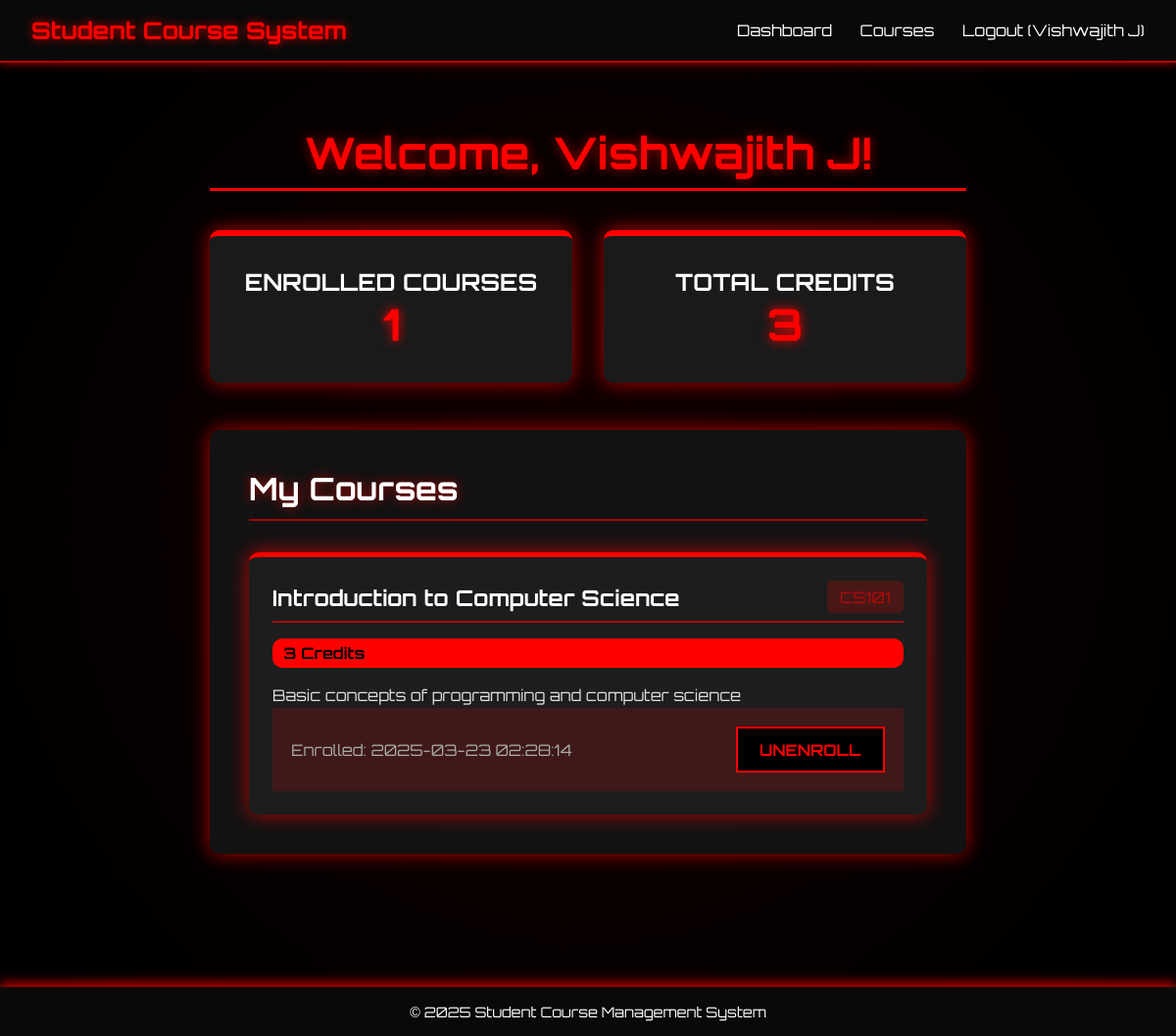
/dashboard (signed in), run on the app's committed database.
### tables this page shows
CREATE TABLE enrollments (
        id INTEGER PRIMARY KEY AUTOINCREMENT,
        user_id INTEGER NOT NULL,
        course_id INTEGER NOT NULL,
        enrollment_date TIMESTAMP DEFAULT CURRENT_TIMESTAMP,
        FOREIGN KEY (user_id) REFERENCES users(id) ON DELETE CASCADE,
        FOREIGN KEY (course_id) REFERENCES courses(id) ON DELETE CASCADE,
        UNIQUE (user_id, course_id)
    );

CREATE TABLE courses (
        id INTEGER PRIMARY KEY AUTOINCREMENT,
        code TEXT NOT NULL UNIQUE,
        title TEXT NOT NULL,
        description TEXT,
        credits INTEGER DEFAULT 3,
        created_at TIMESTAMP DEFAULT CURRENT_TIMESTAMP
    );

### app.py (the view)
@app.route('/dashboard')
@login_required
def dashboard():
    enrollment_model = Enrollment()
    enrollments = enrollment_model.get_user_enrollments(session['user_id'])
    return render_template('dashboard.html',
                          enrollments=enrollments,
                          user_name=session['user_name'])

### app.py (called while the page is built)
def login_required(f):
    @wraps(f)
    def decorated_function(*args, **kwargs):
        if 'user_id' not in session:
            flash('Please login first', 'danger')
            return redirect(url_for('login'))
        return f(*args, **kwargs)
    return decorated_function

### models.py (called while the page is built)
    def connect(self):
        try:
            self.connection = sqlite3.connect(DB_FILE)
            self.connection.row_factory = sqlite3.Row
        except Error as e:
            print(f"Error connecting to SQLite database: {e}")

    def execute_query(self, query, params=None):
        try:
            if not self.connection:
                self.connect()
            cursor = self.connection.cursor()
            cursor.execute(query, params or ())
            self.connection.commit()
            return cursor
        except Error as e:
            print(f"Error executing query: {e}")
            return None

    def fetch_all(self, query, params=None):
        cursor = self.execute_query(query, params)
        results = []
        if cursor:
            try:
                results = [dict(row) for row in cursor.fetchall()]
            finally:
                cursor.close()
        return results

    def get_user_enrollments(self, user_id):
        query = """
        SELECT c.*, e.enrollment_date
        FROM courses c
        JOIN enrollments e ON c.id = e.course_id
        WHERE e.user_id = ?
        ORDER BY e.enrollment_date DESC
        """
        return self.fetch_all(query, (user_id,))

### templates/dashboard.html (shortened to what this page needs)
{% extends "base.html" %}
{% block styles %}
<link rel="stylesheet" href="{{ url_for('static', filename='css/dashboard.css') }}">
{% endblock %}
{% block content %}
<div class="dashboard-container">
    <h1>Welcome, {{ user_name }}!</h1>
    <div class="dashboard-stats">
        <div class="stat-card">
            <h3>Enrolled Courses</h3>
            <p class="stat-number">{{ enrollments|length }}</p>
        </div>
        <div class="stat-card">
            <h3>Total Credits</h3>
            <p class="stat-number" id="total-credits">0</p>
        </div>
    </div>
    <div class="dashboard-section">
        <h2>My Courses</h2>
        {% if enrollments %}
            <div class="course-list">
                {% for course in enrollments %}
                    <div class="course-item" data-credits="{{ course.credits }}">
                        <div class="course-header">
                            <h3>{{ course.title }}</h3>
                            <span class="course-code">{{ course.code }}</span>
                        </div>
                        <span class="course-credits">{{ course.credits }} Credits</span>
                        <p class="course-description">{{ course.description }}</p>
                        <div class="course-footer">
                            <span>Enrolled: {{ course.enrollment_date }}</span>
                            <a href="{{ url_for('unenroll', course_id=course.id) }}" class="btn-unenroll" data-course-id="{{ course.id }}">Unenroll</a>
                        </div>
                    </div>
                {% endfor %}
            </div>
        {% else %}
            <div class="empty-state">
                <p class="browse-text">You are not enrolled in any courses yet.</p>
                <a href="{{ url_for('courses') }}" class="btn-browse">Browse Courses</a>
            </div>
        {% endif %}
    </div>
</div>
{% endblock %}

### static/css/base.css (style rules this page uses)
* { margin: 0; padding: 0; box-sizing: border-box; }
body { background: radial-gradient(circle at center, #110000 10%, #000 90%); color: white; font-family: 'Orbitron', sans-serif; }

### static/css/dashboard.css (style rules this page uses)
:root { --primary: #ff0000; --primary-light: rgba(255, 0, 0, 0.6); --primary-dark: #990000; --secondary: #1a1a1a; --text-light: #ffffff; --border-radius: 10px; --shadow: 0px 0px 20px rgba(255, 0, 0, 0.7); --transition: 0.3s ease-in-out; }
.dashboard-container { max-width: 1300px; margin: 0 auto; padding: 2rem; color: var(--text-light); }
.dashboard-container h1 { color: var(--primary); margin-bottom: 2.5rem; padding-bottom: 0.5rem; border-bottom: 3px solid var(--primary); text-shadow: 0 0 12px var(--primary-light); font-size: 2.8rem; text-align: center; }
.dashboard-stats { display: grid; grid-template-columns: repeat(auto-fit, minmax(280px, 1fr)); gap: 2rem; margin-bottom: 3rem; }
.stat-card { background: var(--secondary); border-radius: var(--border-radius); padding: 2rem; text-align: center; box-shadow: var(--shadow); transition: var(--transition); border-top: 6px solid var(--primary); }
.stat-card h3 { font-size: 1.5rem; text-transform: uppercase; }
.stat-number { font-size: 2.8rem; font-weight: bold; color: var(--primary); text-shadow: 0 0 12px var(--primary); }
.dashboard-section { background: rgba(20, 20, 20, 0.95); border-radius: var(--border-radius); padding: 2.5rem; box-shadow: var(--shadow); margin-bottom: 2.5rem; }
.dashboard-section h2 { font-size: 2rem; margin-bottom: 2rem; padding-bottom: 0.7rem; border-bottom: 2px solid var(--primary-light); text-shadow: 0 0 12px var(--primary-light); }
.course-list { display: grid; grid-template-columns: repeat(auto-fit, minmax(320px, 1fr)); gap: 2rem; }
.course-item { background: rgba(30, 30, 30, 0.95); border-radius: var(--border-radius); box-shadow: var(--shadow); padding: 1.5rem; transition: var(--transition); border-top: 5px solid var(--primary); }
.course-header { display: flex; justify-content: space-between; align-items: center; margin-bottom: 1rem; padding-bottom: 0.5rem; border-bottom: 2px solid var(--primary-light); }
.course-header h3 { font-size: 1.4rem; }
.course-code { font-size: 1rem; color: var(--primary-light); background: rgba(255, 0, 0, 0.2); padding: 0.4rem 0.8rem; border-radius: 5px; }
.course-credits { display: block; font-size: 1rem; font-weight: bold; color: black; background: var(--primary); padding: 0.3rem 0.7rem; border-radius: var(--border-radius); margin-bottom: 1rem; }
.course-description { color: #ddd; font-size: 1rem; line-height: 1.6; }
.course-footer { padding: 1.2rem; background: rgba(255, 0, 0, 0.15); display: flex; justify-content: space-between; align-items: center; }
.course-footer span { font-size: 1rem; color: #aaa; }
.btn-unenroll { padding: 0.7rem 1.4rem; background: black; color: var(--primary); border: 2px solid var(--primary); font-weight: bold; text-transform: uppercase; text-decoration: none; transition: var(--transition); }

### data on the page
enrollments: title "Introduction to Computer Science", code "CS101", credits "3", description "Basic concepts of programming and computer science", enrollment_date "2025-03-23 02:28:14"

### other printed values
{{ session.user_name }} "Vishwajith J"
{{ user_name }} "Vishwajith J"
{{ enrollments|length }} "1"
